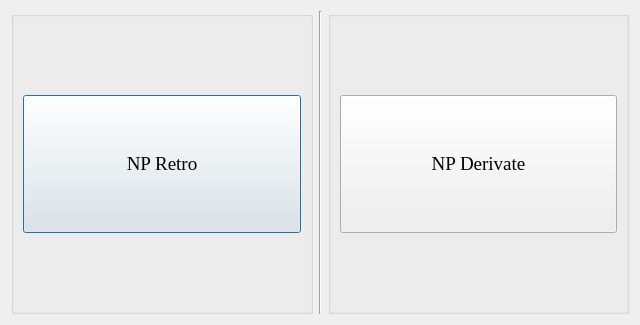
<?xml version="1.0" encoding="UTF-8"?>
<ui version="4.0">
 <class>NPanalysis</class>
 <widget class="QDialog" name="NPanalysis">
  <property name="geometry">
   <rect>
    <x>0</x>
    <y>0</y>
    <width>640</width>
    <height>325</height>
   </rect>
  </property>
  <property name="acceptDrops">
   <bool>true</bool>
  </property>
  <property name="windowTitle">
   <string>NP Analysis</string>
  </property>
  <layout class="QHBoxLayout" name="horizontalLayout" stretch="1,0,1">
   <item>
    <layout class="QGridLayout" name="gridLayout">
     <item row="0" column="0">
      <widget class="QGroupBox" name="groupBox">
       <property name="title">
        <string/>
       </property>
       <layout class="QGridLayout" name="gridLayout_3" rowstretch="1,2,1">
        <item row="0" column="0">
         <spacer name="verticalSpacer">
          <property name="orientation">
           <enum>Qt::Vertical</enum>
          </property>
          <property name="sizeHint" stdset="0">
           <size>
            <width>20</width>
            <height>40</height>
           </size>
          </property>
         </spacer>
        </item>
        <item row="1" column="0">
         <widget class="QPushButton" name="pushButton">
          <property name="sizePolicy">
           <sizepolicy hsizetype="Minimum" vsizetype="Preferred">
            <horstretch>0</horstretch>
            <verstretch>0</verstretch>
           </sizepolicy>
          </property>
          <property name="minimumSize">
           <size>
            <width>200</width>
            <height>100</height>
           </size>
          </property>
          <property name="font">
           <font>
            <family>Times New Roman</family>
            <pointsize>14</pointsize>
           </font>
          </property>
          <property name="text">
           <string>NP Retro</string>
          </property>
         </widget>
        </item>
        <item row="2" column="0">
         <spacer name="verticalSpacer_2">
          <property name="orientation">
           <enum>Qt::Vertical</enum>
          </property>
          <property name="sizeHint" stdset="0">
           <size>
            <width>20</width>
            <height>40</height>
           </size>
          </property>
         </spacer>
        </item>
       </layout>
      </widget>
     </item>
    </layout>
   </item>
   <item>
    <widget class="Line" name="line">
     <property name="orientation">
      <enum>Qt::Vertical</enum>
     </property>
    </widget>
   </item>
   <item>
    <layout class="QGridLayout" name="gridLayout_2">
     <item row="0" column="0">
      <widget class="QGroupBox" name="groupBox_2">
       <property name="sizePolicy">
        <sizepolicy hsizetype="Preferred" vsizetype="Preferred">
         <horstretch>0</horstretch>
         <verstretch>0</verstretch>
        </sizepolicy>
       </property>
       <property name="title">
        <string/>
       </property>
       <layout class="QGridLayout" name="gridLayout_4" rowstretch="1,2,1">
        <item row="1" column="0">
         <widget class="QPushButton" name="pushButton_2">
          <property name="sizePolicy">
           <sizepolicy hsizetype="Minimum" vsizetype="Preferred">
            <horstretch>0</horstretch>
            <verstretch>0</verstretch>
           </sizepolicy>
          </property>
          <property name="minimumSize">
           <size>
            <width>200</width>
            <height>100</height>
           </size>
          </property>
          <property name="maximumSize">
           <size>
            <width>16777215</width>
            <height>16777215</height>
           </size>
          </property>
          <property name="font">
           <font>
            <family>Times New Roman</family>
            <pointsize>14</pointsize>
           </font>
          </property>
          <property name="text">
           <string>NP Derivate</string>
          </property>
         </widget>
        </item>
        <item row="0" column="0">
         <spacer name="verticalSpacer_3">
          <property name="orientation">
           <enum>Qt::Vertical</enum>
          </property>
          <property name="sizeHint" stdset="0">
           <size>
            <width>20</width>
            <height>40</height>
           </size>
          </property>
         </spacer>
        </item>
        <item row="2" column="0">
         <spacer name="verticalSpacer_4">
          <property name="orientation">
           <enum>Qt::Vertical</enum>
          </property>
          <property name="sizeHint" stdset="0">
           <size>
            <width>20</width>
            <height>40</height>
           </size>
          </property>
         </spacer>
        </item>
       </layout>
      </widget>
     </item>
    </layout>
   </item>
  </layout>
 </widget>
 <resources/>
 <connections/>
</ui>
